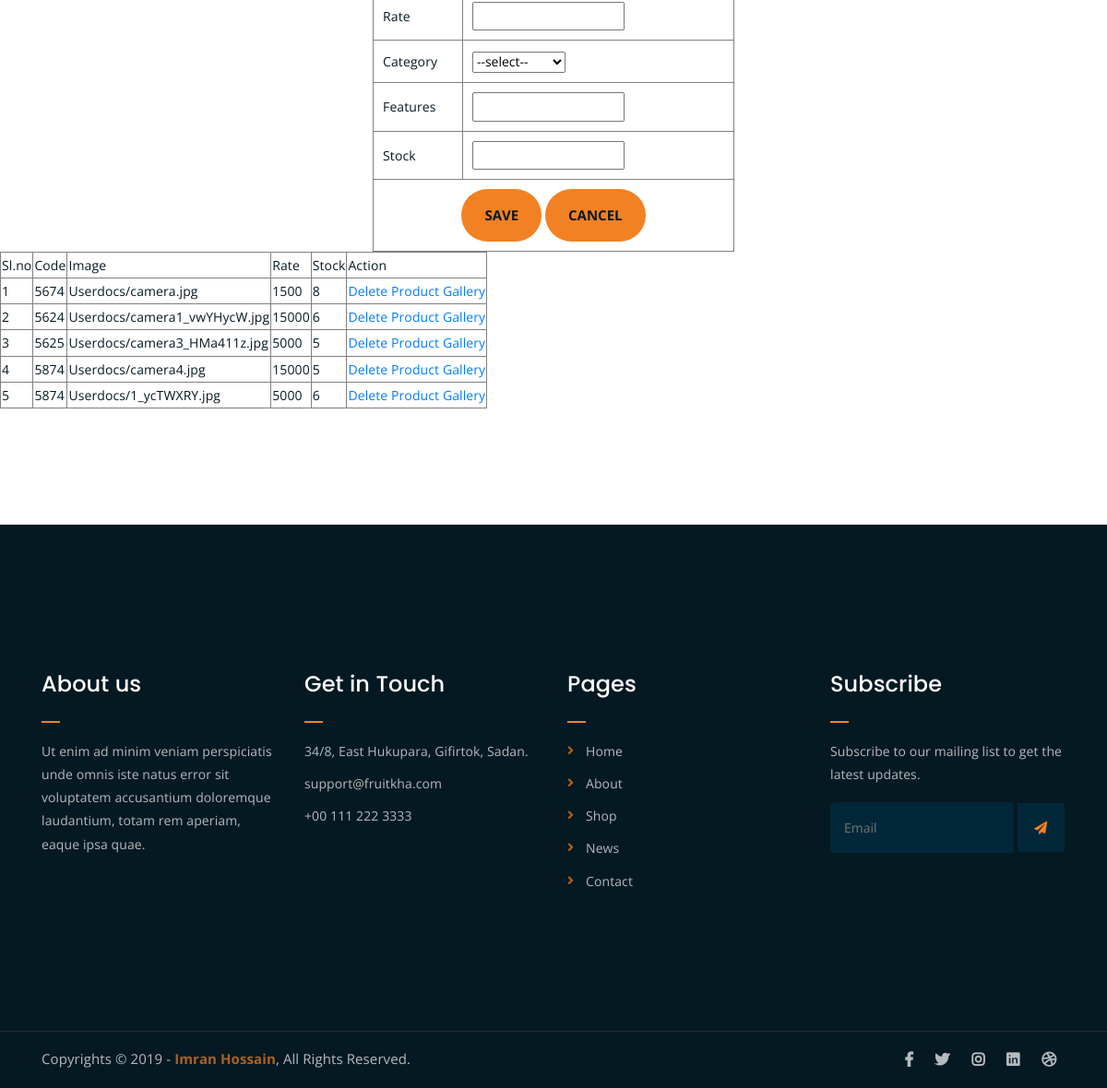
Page /Seller/rentitem/ (signed in, lower part) on the earlier database version.
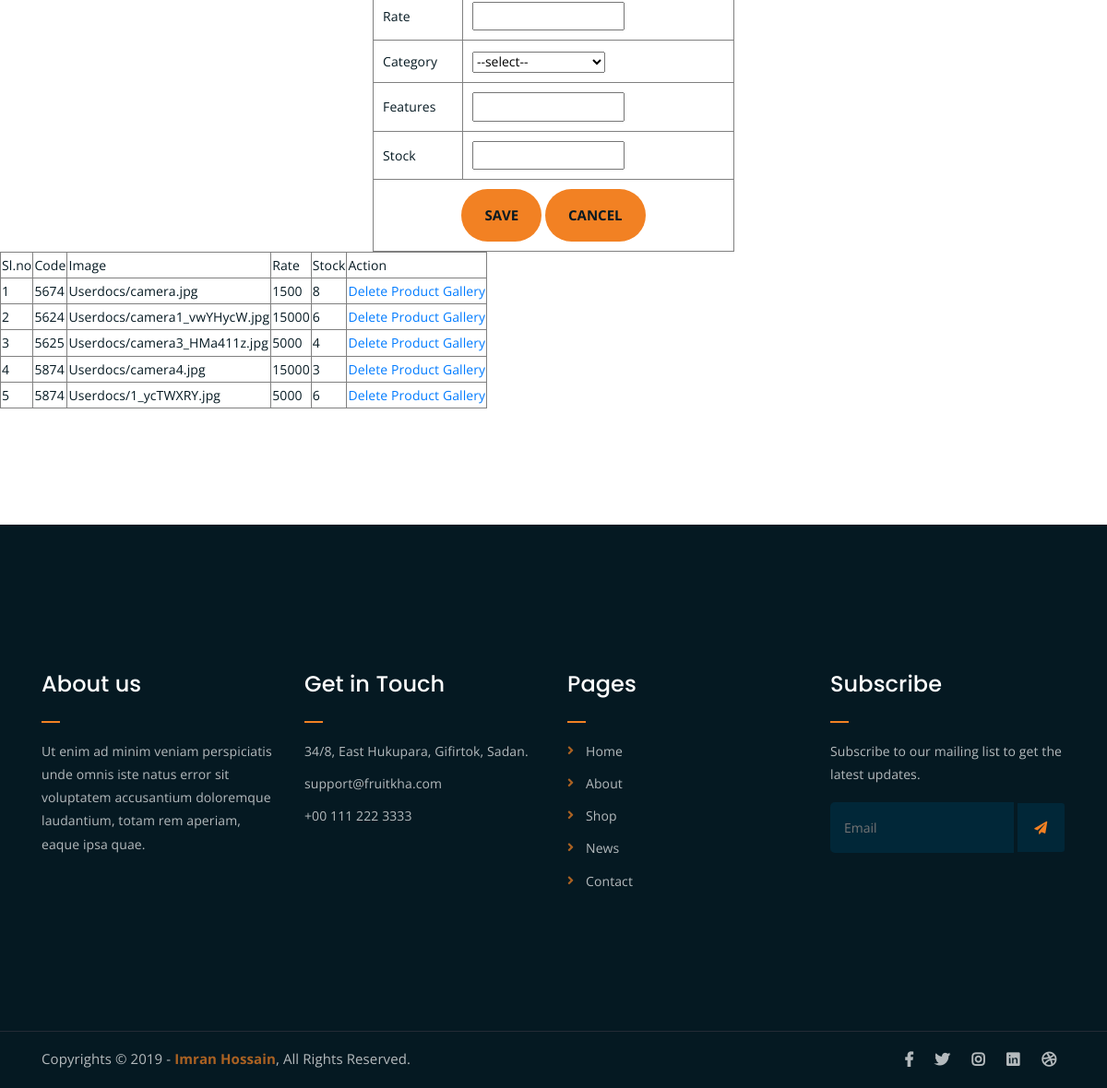
Same page on the later database version.
### Seller/models.py (models this page shows)
class tbl_rentitem(models.Model):
    name=models.CharField(max_length=50)
    code=models.CharField(max_length=50)
    image=models.FileField(upload_to='Userdocs/')
    description=models.TextField()
    rate=models.TextField()
    features=models.CharField(max_length=50)
    stock=models.IntegerField()
    category=models.ForeignKey(tbl_rentcategory,on_delete=models.CASCADE)
    seller=models.ForeignKey(tbl_newseller,on_delete=models.SET_NULL,null=True)
    offerstatus=models.CharField(max_length=50,default=0,null=True)

### Seller/views.py (the view)
# urls.py: path('rentitem/',views.rentitem,name="RentItem"),
def rentitem(request):
    sdata=tbl_newseller.objects.get(id=request.session['sid'])
    rdata=tbl_rentitem.objects.filter(seller=sdata)
    categoryid=tbl_rentcategory.objects.all()
    if request.method=="POST" and request.FILES:
        categorydata=tbl_rentcategory.objects.get(id=request.POST.get('select_category'))
        tbl_rentitem.objects.create(
        name = request.POST.get("txt_name"),
        code = request.POST.get("txt_code"),
        image = request.FILES.get("txt_img"),
        description = request.POST.get("txt_dis"),
        rate = request.POST.get("txt_rate"),
        category = categorydata,
        features = request.POST.get("txt_features"),
        stock = request.POST.get("txt_stock"),
        seller=sdata)
        return render(request,"Seller/RentItem.html",{'rdata':rdata,'categoryid':categoryid})
    else:
        return render(request,"Seller/RentItem.html",{'rdata':rdata,'categoryid':categoryid})

### Seller/Templates/Seller/RentItem.html (shortened to what this page needs)
{% extends 'Seller/header.html'%}
{% load static %}
{% block content %}
<!DOCTYPE html>
<html lang="en">
<head>
</head>
<body>
    <form action="" method="post" enctype="multipart/form-data">
        <table  align="center" border="1" cellpadding="10">
            <tr>
                <td>Rate</td>
                <td><input type="text" name="txt_rate" id=""></td>
            </tr>
            <tr>
                <td>Category</td>
                <td><select name="select_category" id="sel_category">
                    <option>--select--</option>
                </select></td>
            </tr>
            <tr>
                <td>Features</td>
                <td><input type="text" name="txt_features" id=""></td>
            </tr>
            <tr>
                <td>Stock</td>
                <td><input type="text" name="txt_stock" id=""></td>
            </tr>
            <tr>
                <td colspan="2" align="center"><input type="submit" name="btn_save" value="Save" id="" >
                    <input type="submit" name="btn_reset" value="Cancel" id=""></td>
            </tr>
        </table>
    </form>
    <table border="1">
        <tr>
            <td>Sl.no</td>
            <td>Code</td>
            <td>Image</td>
            <td>Rate</td>
            <td>Stock</td>
            <td>Action</td>
        </tr>
        <tr>
            {% for i in rdata  %}
<td>{{forloop.counter}}</td>
<td>{{i.code}}</td>
<td>{{i.image}}</td>
<td>{{i.rate}}</td>
<td>{{i.stock}}</td>
<td><a href="{% url 'Seller:del_rentitem' i.id %}">Delete</a>
    <a href="{% url 'Seller:ProductGallery' i.id %}">Product Gallery</a></td>
            </tr>
            {% endfor %}
    </table>
</body>
</html>
{% endblock content %}

Differences in the rows shown:
changed tbl_rentitem "Userdocs/camera3_HMa411z.jpg": stock "5" → "4"
changed tbl_rentitem "Userdocs/camera4.jpg": stock "5" → "3"
